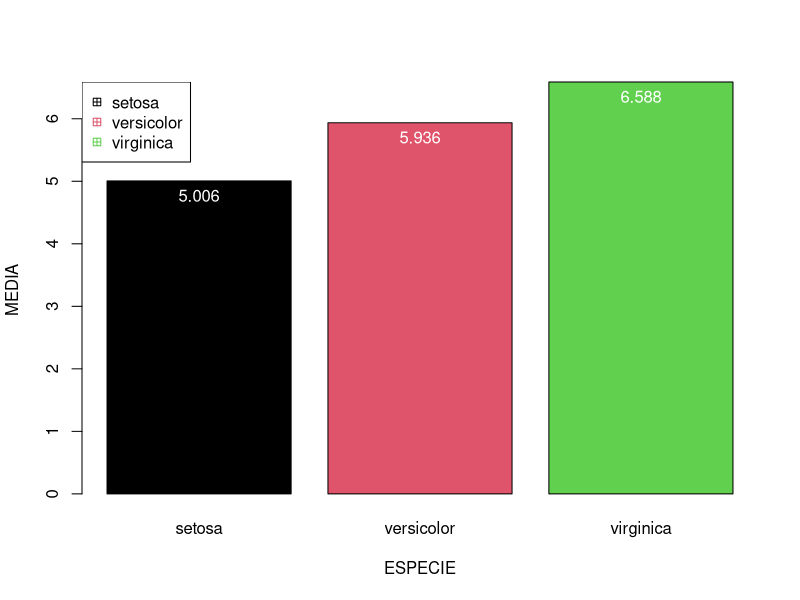
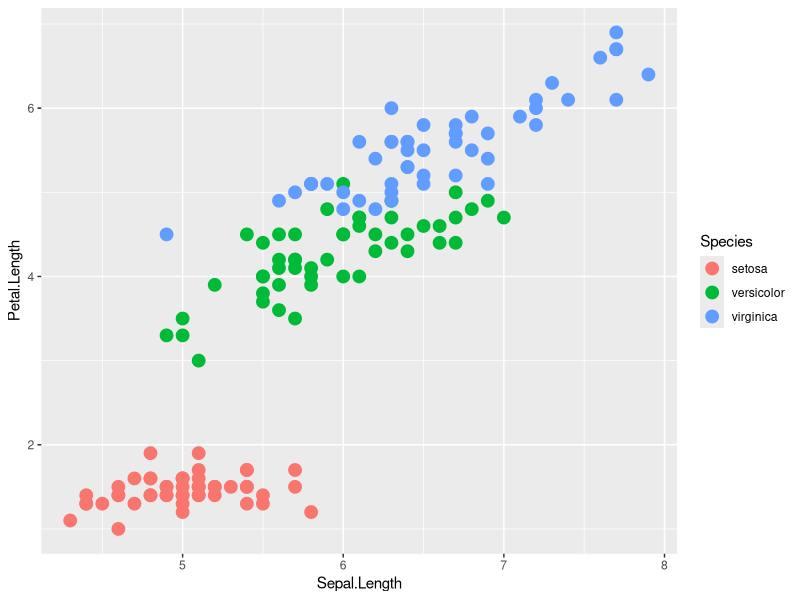

Reproduce these figures in R, in order.
install.packages("dplyr")
install.packages("ggplot2")
library(dplyr)
library(ggplot2)


attach(iris)

irisplot1<- iris %>%
  group_by(Species) %>% 
  summarise(media = mean(Sepal.Length))

colnames(irisplot1) = c("Tipo","Media")

head(irisplot1)

x<-barplot(irisplot1$Media, names.arg=irisplot1$Tipo, 
        xlab = "ESPECIE", ylab = "MEDIA", 
        col = irisplot1$Tipo, 
       )

text(x, irisplot1$Media, irisplot1$Media, pos = 1, col = "white")

legend("topleft", pch = 12, col = irisplot1$Tipo, legend =irisplot1$Tipo)


#### GGPLOT2 ####

#Camada 01

C1 <- geom_point(
                  mapping = aes(x=Sepal.Length, y=Petal.Length, color = Species),
                  data = iris,
                  size = 4
)

ggplot() + C1
